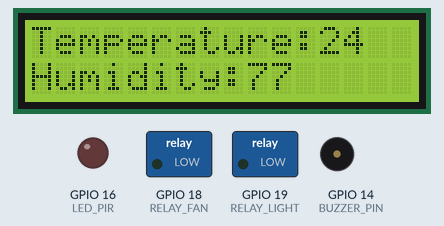
This sketch was run on a simulated ESP32. Shown: 16×2 character LCD, switched loads named in the sketch (green lamp = pin HIGH), output pins drawn as LEDs (lit = HIGH), buzzer (waves = sounding). WiFi joins after 1.5 s; servers stay silent unless stated; random numbers use the default seed unless the sketch sets one; no MQTT or app messages arrive unless stated; what the sketch prints to the serial monitor is not drawn.

Above: at 10.1 s.
At 32.6 s:
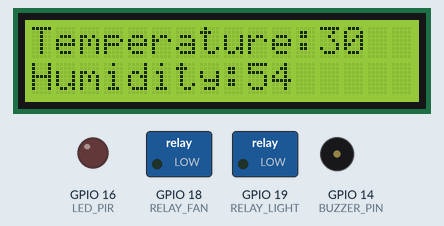
At 62.1 s:
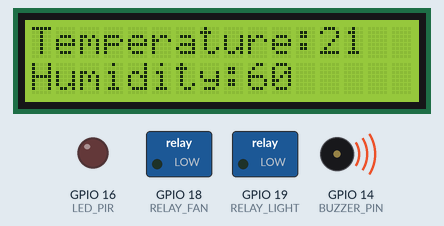
At 112.6 s:
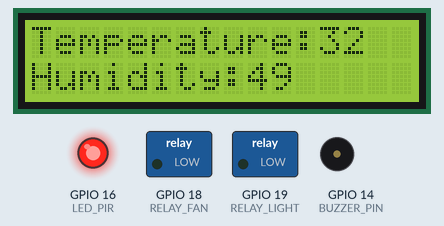
Timing chart, 0 to 124.0 s (numbered marks = the images above):
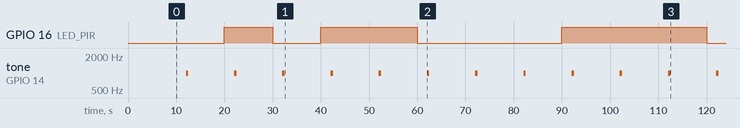

The sketch:

esp32.ino
```cpp
#include <WiFi.h>
#include <PubSubClient.h>
#include <DHT.h>
#include <Wire.h>
#include <LiquidCrystal_I2C.h>

#define DHTPIN 4
#define DHTTYPE DHT22
DHT dht(DHTPIN, DHTTYPE);
LiquidCrystal_I2C lcd(0x27, 16, 2);

#define LDR_PIN 34
#define PIR_PIN 5
#define BUZZER_PIN 14
#define LED_PIR 16
#define RELAY_FAN 18
#define RELAY_LIGHT 19

const char *ssid = "Wokwi-GUEST";
const char *password = "";
const char *mqttServer = "broker.hivemq.com";
int mqttPort = 1883;

WiFiClient wifiClient;
PubSubClient mqttClient(wifiClient);

int thresholdTempMax, thresholdTempMin, thresholdLightMax, thresholdLightMin;

void wifiConnect()
{
  WiFi.begin(ssid, password);
  Serial.print("Connecting to WiFi");
  while (WiFi.status() != WL_CONNECTED)
  {
    delay(500);
    Serial.print(".");
  }
  Serial.println(" Connected!");
}

void mqttConnect()
{
  while (!mqttClient.connected())
  {
    Serial.println("Attempting MQTT connection...");
    String clientId = "ESP32Client-" + String(random(0xffff), HEX);
    if (mqttClient.connect(clientId.c_str()))
    {
      Serial.println("Connected to MQTT");
      mqttClient.subscribe("23127263/esp32/temperature");
      mqttClient.subscribe("23127263/esp32/humidity");
      mqttClient.subscribe("23127263/esp32/light");
      mqttClient.subscribe("23127263/esp32/motion");
      mqttClient.subscribe("23127263/esp32/control/fan");
      mqttClient.subscribe("23127263/esp32/control/lamp");
      mqttClient.subscribe("23127263/esp32/control/buzzer");
    }
    else
    {
      Serial.print("Failed, rc=");
      Serial.print(mqttClient.state());
      Serial.println(". Try again in 5 seconds.");
      delay(5000);
    }
  }
}
void callback(char *topic, byte *message, unsigned int length)
{

  String msg;
  for (int i = 0; i < length; i++)
  {
    msg += (char)message[i];
  }

  if (String(topic) == "23127263/esp32/control/fan")
  {
    if (msg == "on")
    {
      digitalWrite(RELAY_FAN, HIGH);
      lcd.clear();
      lcd.setCursor(0, 0);
      lcd.print("Fan on");

    }
    else
    {
      digitalWrite(RELAY_FAN, LOW);
      lcd.clear();
      lcd.setCursor(0, 0);
      lcd.print("Fan off");
    }
  }

  if (String(topic) == "23127263/esp32/control/lamp")
  {
    if (msg == "on")
    {
      digitalWrite(RELAY_LIGHT, HIGH);
      lcd.clear();
      lcd.setCursor(0, 0);
      lcd.print("Light on");
    }
    else
    {
      digitalWrite(RELAY_LIGHT, LOW);
      lcd.clear();
      lcd.setCursor(0, 0);
      lcd.print("Light off");
    }
  }

  if (String(topic) == "23127263/esp32/threshold/fanOn")
  {
    thresholdTempMax = msg.toInt();
  }

  if (String(topic) == "23127263/esp32/threshold/fanOff")
  {
    thresholdTempMin = msg.toInt();
  }

  if (String(topic) == "23127263/esp32/threshold/lightOn")
  {
    thresholdLightMin = msg.toInt();
  }

  if (String(topic) == "23127263/esp32/threshold/lightOff")
  {
    thresholdLightMax = msg.toInt();
  }
}

// Hàm này để tránh kêu nhiều quá phiền
// bool buzzerOn = false;

// void checkBuzzer(int temp, int light) {
//   bool overTemp = (thresholdTempMax > 0 && temp >= thresholdTempMax) ||
//                   (thresholdTempMin > 0 && temp < thresholdTempMin);

//   bool overLight = (thresholdLightMax > 0 && light >= thresholdLightMax) ||
//                    (thresholdLightMin > 0 && light < thresholdLightMin);

//   if ((overTemp || overLight) && !buzzerOn) {
//     tone(BUZZER_PIN, 1000, 500);
//     buzzerOn = true;
//   }
//   else if (!overTemp && !overLight) {
//     noTone(BUZZER_PIN);
//     buzzerOn = false;
//   }
// }

void setup()
{
  Serial.begin(115200);
  Wire.begin(32, 33);
  dht.begin();

  lcd.begin(16, 2);
  lcd.backlight();

  pinMode(PIR_PIN, INPUT);
  pinMode(BUZZER_PIN, OUTPUT);
  pinMode(LED_PIR, OUTPUT);
  pinMode(RELAY_FAN, OUTPUT);
  pinMode(RELAY_LIGHT, OUTPUT);

  wifiConnect();
  mqttClient.setServer(mqttServer, mqttPort);
  mqttClient.setCallback(callback);
}
unsigned long lastSend = 0;
const long interval = 10000;

void loop()
{
  if (WiFi.status() != WL_CONNECTED)
  {
    Serial.println("WiFi disconnected. Reconnecting...");
    wifiConnect();
  }

  if (!mqttClient.connected())
  {
    mqttConnect();
  }

  mqttClient.loop();
  if (millis() - lastSend >= interval)
  {
    lastSend = millis();

  int temp = random(200, 350) / 10;
  int hum = random(300, 900) / 10;
  int ldrValue = random(0, 4096);
  int lightPercent = map(ldrValue, 0, 4095, 0, 100);
  bool hasMotion = random(0, 2);

    if (hasMotion)
      digitalWrite(LED_PIR, HIGH);
    else
      digitalWrite(LED_PIR, LOW);
    char buffer[10];
    sprintf(buffer, "%d", temp);
    mqttClient.publish("23127263/esp32/temperature", buffer);

    sprintf(buffer, "%d", hum);
    mqttClient.publish("23127263/esp32/humidity", buffer);

    sprintf(buffer, "%d", lightPercent);
    mqttClient.publish("23127263/esp32/light", buffer);

    sprintf(buffer, "%d", hasMotion);
    mqttClient.publish("23127263/esp32/motion", buffer);
    Serial.print("Nhiet do: ");
    Serial.print(temp);
    Serial.print(" | Do am: ");
    Serial.print(hum);
    Serial.print(" | Anh sang: ");
    Serial.print(lightPercent);
    Serial.print(" | PIR: ");
    Serial.println(hasMotion ? "Co nguoi" : "Khong co nguoi");

    lcd.clear();
    lcd.setCursor(0, 0);
    lcd.print("Temperature:");
    lcd.print(temp);
    lcd.setCursor(0, 1);
    lcd.print("Humidity:");
    lcd.print(hum);

    delay(2000);

    if (temp >= thresholdTempMax) {
      tone(BUZZER_PIN, 1000, 500);
    }
    if (temp < thresholdTempMin) {
      tone(BUZZER_PIN, 1000, 500);
    }

    if (lightPercent >= thresholdLightMax){
      tone(BUZZER_PIN, 1000, 500);

    }
    if (lightPercent < thresholdLightMin) {
      tone(BUZZER_PIN, 1000, 500);
    }

  }
}
```

Measured:
- by itself, GPIO 16 (LED_PIR): goes HIGH 10.0 s, LOW 10.0 s, HIGH 20.0 s, LOW 30.0 s, HIGH 30.0 s, then LOW
- by itself, tone on GPIO 14 (BUZZER_PIN): alternates 1000 Hz for 0.50 s and silent for 9.5 s
- what the display in image 0 shows lasts 10.0 s, from 10.0 s to 20.0 s
